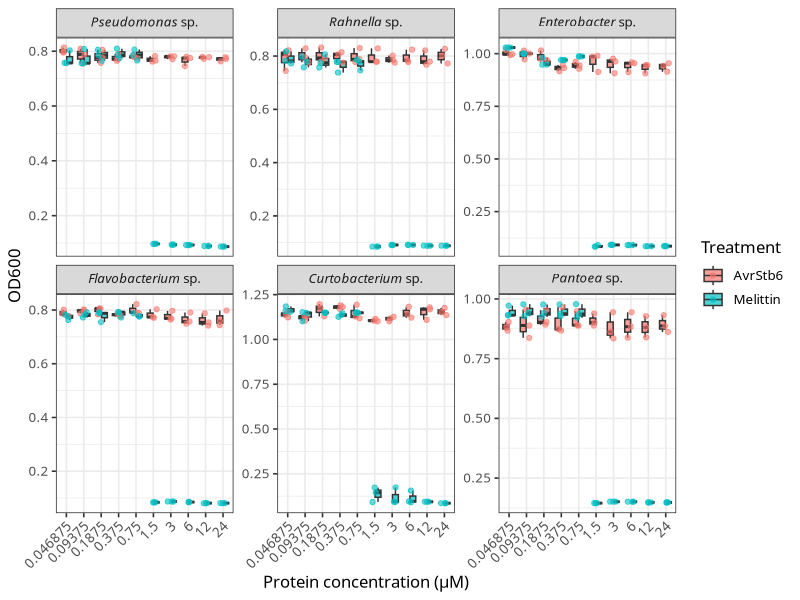
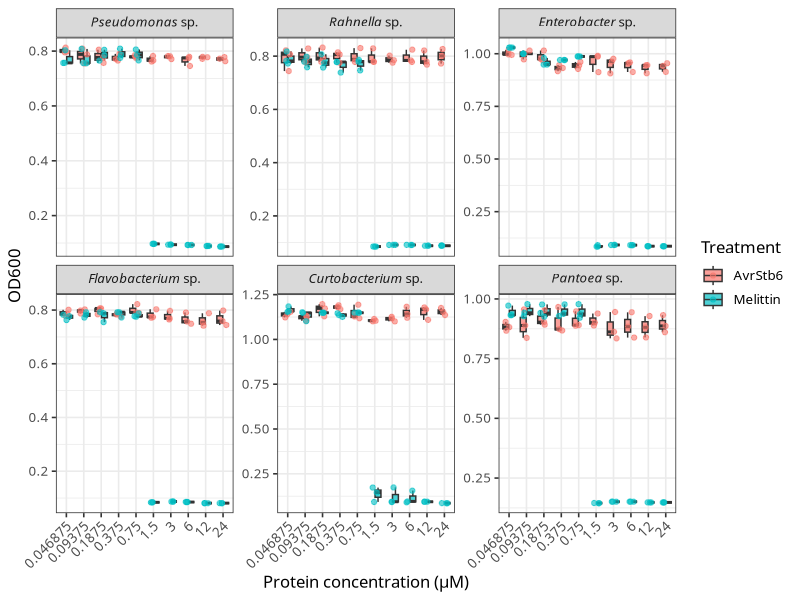

These charts were generated, in order, by the following R code:
## ---- chunk 1
library(dplyr)
library(ggplot2)

# Read tidy dataset
df <- read.csv("microsusceptibility_data.csv")

# Optional: Concentrations to keep, ordered low to high
concentration_levels <- c(
  0.046875, 0.09375, 0.1875, 0.375, 0.75,
  1.5, 3, 6, 12, 24
)

# Isolate order
isolate_levels <- c(
  "Pseudomonas sp.",
  "Rahnella sp.",
  "Enterobacter sp.",
  "Flavobacterium sp.",
  "Curtobacterium sp.",
  "Pantoea sp."
)

# Facet labels
bacteria_labs <- c(
  "Pseudomonas sp."    = "italic('Pseudomonas')~'sp.'",
  "Rahnella sp."       = "italic('Rahnella')~'sp.'",
  "Enterobacter sp."   = "italic('Enterobacter')~'sp.'",
  "Flavobacterium sp." = "italic('Flavobacterium')~'sp.'",
  "Curtobacterium sp." = "italic('Curtobacterium')~'sp.'",
  "Pantoea sp."        = "italic('Pantoea')~'sp.'"
)

# Clean and filter data
df_plot <- df %>%
  filter(
    isolate != "ntc",
    concentration %in% concentration_levels
  ) %>%
  mutate(
    isolate = factor(isolate, levels = isolate_levels),
    concentration = factor(concentration, levels = concentration_levels)
  )

# Plot
ggplot(df_plot, aes(x = concentration, y = od600, fill = treatment)) +
  geom_boxplot(outlier.shape = NA, alpha = 0.7) +
  geom_jitter(
    aes(color = treatment),
    width = 0.2,
    size = 1.5,
    alpha = 0.6
  ) +
  facet_wrap(
    ~ isolate,
    scales = "free_y",
    labeller = as_labeller(bacteria_labs, label_parsed)
  ) +
  theme_bw(base_size = 12) +
  labs(
    x = "Protein concentration (µM)",
    y = "OD600",
    fill = "Treatment",
    color = "Treatment"
  ) +
  theme(
    text = element_text(family = "Avenir Next Medium"),
    axis.text.x = element_text(angle = 45, hjust = 1)
  )


ggsave("AvrStb6_microsusceptibility_assay.png", width = 8, height = 4, dpi = 600)
